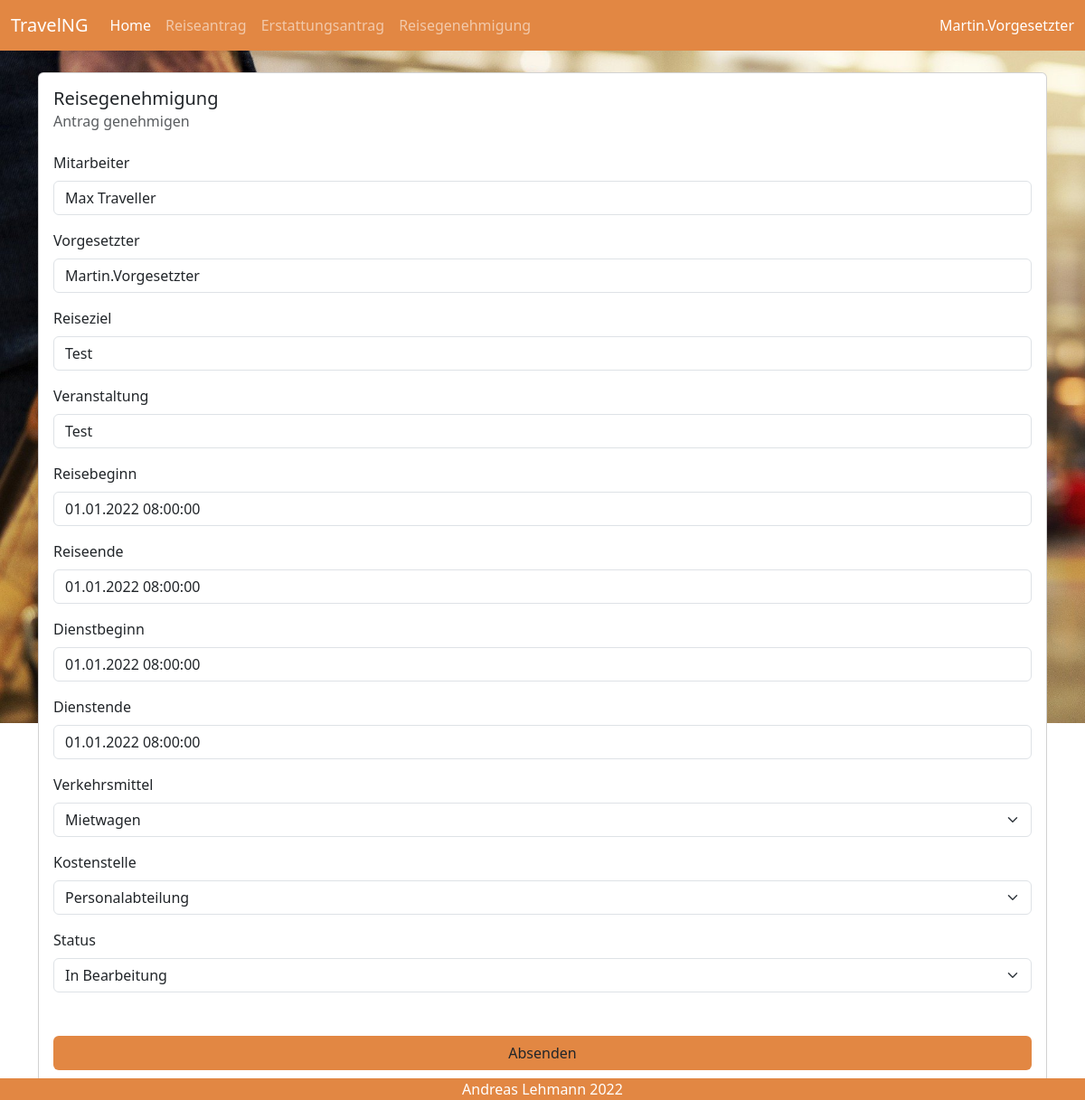
The page /Auth/Edit/48 (signed in) on the database its author committed.
### travel/models.py (models this page shows, shortened)
class TravelRequest(models.Model):
    STATUS_CHOICES = [('In Bearbeitung', 'In Bearbeitung'),
                      ('Genehmigt', 'Genehmigt'),
                      ]
    username = models.CharField(max_length=50, null=True, blank=False)
    employee = models.CharField(max_length=50, null=True, blank=False)
    supervisor = models.CharField(max_length=50, null=True, blank=False)
    destination = models.CharField(max_length=50, blank=False)
    event = models.CharField(max_length=50, blank=False)
    journey_start = models.DateTimeField(default='01.01.2022 08:00', blank=False)
    journey_end = models.DateTimeField(default='01.01.2022 08:00', blank=False)
    event_start = models.DateTimeField(default='01.01.2022 08:00', blank=False)
    event_end = models.DateTimeField(default='01.01.2022 08:00', blank=False)
    transport = models.ForeignKey(Transport, on_delete=models.SET_NULL, null=True, blank=False)
    cost_center = models.ForeignKey(CostCenter, on_delete=models.SET_NULL, null=True, blank=False)
    status = models.CharField(default='In Bearbeitung', max_length=30, choices=STATUS_CHOICES)
    class Meta:
        permissions = [
            (
                'is_supervisor', 'can access auth page'
            )
        ]

### travel/views.py (the view)
# urls.py: re_path(r'^Auth/Edit/(?P<pk>[0-9]+)/?$', travel.views.travel_auth_details, name="editTravelAuth"),
@login_required
def travel_auth_details(request, pk=None):
    page_title = 'Reisegenehmigung'
    sub_title = 'Antrag genehmigen'
    if pk is None:
        travel_requests = TravelRequest.objects.all().order_by('journey_start')
        return render(request, 'travel/travelAuth.html',
                      {'page_title': page_title, 'sub_title': sub_title, 'travel_requests': travel_requests})
    tr = get_object_or_404(TravelRequest, pk=pk)
    if request.method == 'POST':
        form = AuthForm(request.POST, instance=tr)
        if form.is_valid():
            form.save()
            messages.success(request, 'Gespeichert')
            return HttpResponseRedirect(reverse('home'))
        else:
            messages.error(request, 'Bitte Fehler korrigieren')
    else:
        form = AuthForm(instance=tr)
    return render(request, 'travel/travelForm.html',
                  {'page_title': page_title, 'sub_title': sub_title, 'form': form})

### travel/models.py (called while the page is built)
    def __str__(self):
        return f'{self.department}'

    def __str__(self):
        return f'{self.vehicle}'

### templates/travel/travelForm.html (shortened to what this page needs)
{% extends 'travel/base.html' %}
{% load bootstrap5 bootstrap_icons %}
{% block content %}
    <div class="container">
        <div class="card" style="width: 100%;">
            <div class="card-body">
                <h5 class="card-title">{{ page_title }}</h5>
                <h6 class="card-subtitle mb-2 text-muted">{{ sub_title }}</h6>
                <form action="" enctype="multipart/form-data" method="post" class="form-horizontal mt-4">
                    {% bootstrap_form form layout='horizontal' %}
                    <div class="d-grid gap-2 mx-auto mt-5">
                        <button type="submit" class="btn" style="background-color: #e28743;">Absenden</button>
                    </div>
                </form>
            </div>
        </div>
    </div>
{% endblock %}

### templates/travel/base.html (shortened to what this page needs)
{% load bootstrap5 bootstrap_icons %}
{% bootstrap_css %}
{% load static %}
<link rel="stylesheet" href="{% static 'bootstrap_icons/css/bootstrap_icons.css' %}">
<!DOCTYPE html>
<html lang="en">
<head>
</head>
<body>
<div class="bg-image" style="background-image: url('{% static 'travel-g774051fb3_1920.jpg' %}');
        height: 100vh;
        background-size: cover;
        background-repeat: no-repeat;
        "
>
    {% block navigation %}
        <nav class="navbar navbar-expand-lg navbar-dark mb-4" style="background-color: #e28743;">
            <div class="container-fluid">
                <a class="navbar-brand" href="#">{% md_icon 'earth' %}TravelNG</a>
                <ul class="navbar-nav me-auto mb-2 mb-lg-0">
                    <li class="nav-item">
                        <a class="nav-link active" aria-current="page"
                           href="{% url 'home' %}">{% bs_icon 'house' %}Home</a>
                    </li>
                    <li class="nav-item">
                        <a class="nav-link"
                           href="{% url 'addTravelRequest' %}">{% bs_icon 'airplane' %}Reiseantrag</a>
                    </li>
                    <li class="nav-item">
                        <a class="nav-link"
                           href="{% url 'travelInvoice' %}">{% bs_icon 'bank' %}Erstattungsantrag</a>
                    </li>
                    {% if perms.travel.is_supervisor %}
                        <li class="nav-item">
                            <a class="nav-link"
                               href="{% url 'travelAuth' %}">{% bs_icon 'bag-check' %}Reisegenehmigung</a>
                        </li>
                    {% endif %}
                </ul>
                <a class="nav-link text-white" href="{% url 'logout' %}">{% bs_icon 'person' %}{{ user.username }}</a>
            </div>
        </nav>
    {% endblock %}
    {% block content %}{% endblock %}
</div>
</body>
{% block footer %}
    <div class="text-center text-white fixed-bottom" style="background-color: #e28743;">{% bs_icon 'c-circle' %}Andreas
        Lehmann 2022
    </div>
{% endblock %}
</html>

### rows shown on the page
TravelRequest: employee "Max Traveller", supervisor "Martin.Vorgesetzter", destination "Test", event "Test", journey_start "01.01.2022 08:00:00", journey_end "01.01.2022 08:00:00", event_start "01.01.2022 08:00:00", event_end "01.01.2022 08:00:00", transport "Mietwagen", cost_center "Personalabteilung", status "In Bearbeitung"

### other values the page prints
{{ user.username }} "Martin.Vorgesetzter"
{{ page_title }} "Reisegenehmigung"
{{ sub_title }} "Antrag genehmigen"
